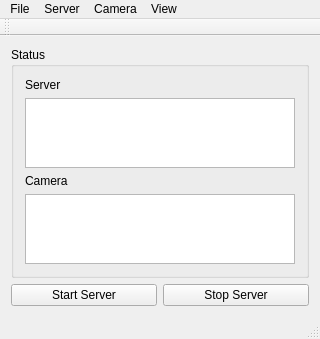
<?xml version="1.0" encoding="UTF-8"?>
<ui version="4.0">
 <class>DlgMainFrame</class>
 <widget class="QMainWindow" name="DlgMainFrame">
  <property name="geometry">
   <rect>
    <x>0</x>
    <y>0</y>
    <width>320</width>
    <height>319</height>
   </rect>
  </property>
  <property name="windowTitle">
   <string>ASCOM Alpaca Camera V1 Sim</string>
  </property>
  <widget class="QWidget" name="centralWidget">
   <layout class="QGridLayout" name="gridLayout">
    <item row="0" column="0" colspan="2">
     <widget class="QGroupBox" name="groupBox_Status">
      <property name="title">
       <string>Status</string>
      </property>
      <layout class="QGridLayout" name="gridLayout_5">
       <item row="3" column="0">
        <widget class="QTextEdit" name="CameraStatusEdit">
         <property name="readOnly">
          <bool>true</bool>
         </property>
        </widget>
       </item>
       <item row="0" column="0">
        <widget class="QLabel" name="label">
         <property name="text">
          <string>Server</string>
         </property>
        </widget>
       </item>
       <item row="1" column="0">
        <widget class="QTextEdit" name="ServerStatusEdit">
         <property name="readOnly">
          <bool>true</bool>
         </property>
        </widget>
       </item>
       <item row="2" column="0">
        <widget class="QLabel" name="label_2">
         <property name="text">
          <string>Camera</string>
         </property>
        </widget>
       </item>
      </layout>
     </widget>
    </item>
    <item row="1" column="0">
     <widget class="QPushButton" name="StartServerButton">
      <property name="text">
       <string>Start Server</string>
      </property>
     </widget>
    </item>
    <item row="1" column="1">
     <widget class="QPushButton" name="StopServerButton">
      <property name="text">
       <string>Stop Server</string>
      </property>
     </widget>
    </item>
   </layout>
  </widget>
  <widget class="QMenuBar" name="menuBar">
   <property name="geometry">
    <rect>
     <x>0</x>
     <y>0</y>
     <width>320</width>
     <height>21</height>
    </rect>
   </property>
   <widget class="QMenu" name="menuFile">
    <property name="title">
     <string>File</string>
    </property>
    <addaction name="actionOpen"/>
    <addaction name="actionPreferences"/>
    <addaction name="separator"/>
    <addaction name="actionClose"/>
   </widget>
   <widget class="QMenu" name="menuEdit">
    <property name="title">
     <string>Server</string>
    </property>
    <addaction name="actionSettings"/>
   </widget>
   <widget class="QMenu" name="menuCamera">
    <property name="title">
     <string>Camera</string>
    </property>
    <addaction name="actionSettings_2"/>
   </widget>
   <widget class="QMenu" name="menuView">
    <property name="title">
     <string>View</string>
    </property>
    <addaction name="actionLog"/>
   </widget>
   <addaction name="menuFile"/>
   <addaction name="menuEdit"/>
   <addaction name="menuCamera"/>
   <addaction name="menuView"/>
  </widget>
  <widget class="QToolBar" name="mainToolBar">
   <attribute name="toolBarArea">
    <enum>TopToolBarArea</enum>
   </attribute>
   <attribute name="toolBarBreak">
    <bool>false</bool>
   </attribute>
  </widget>
  <widget class="QStatusBar" name="statusBar"/>
  <action name="actionClose">
   <property name="text">
    <string>Close</string>
   </property>
  </action>
  <action name="actionSettings">
   <property name="text">
    <string>Settings</string>
   </property>
  </action>
  <action name="actionSettings_2">
   <property name="text">
    <string>Settings</string>
   </property>
  </action>
  <action name="actionLog">
   <property name="text">
    <string>Log</string>
   </property>
  </action>
  <action name="actionPreferences">
   <property name="text">
    <string>Preferences </string>
   </property>
  </action>
  <action name="actionOpen">
   <property name="text">
    <string>Open</string>
   </property>
  </action>
 </widget>
 <layoutdefault spacing="6" margin="11"/>
 <resources/>
 <connections/>
</ui>
